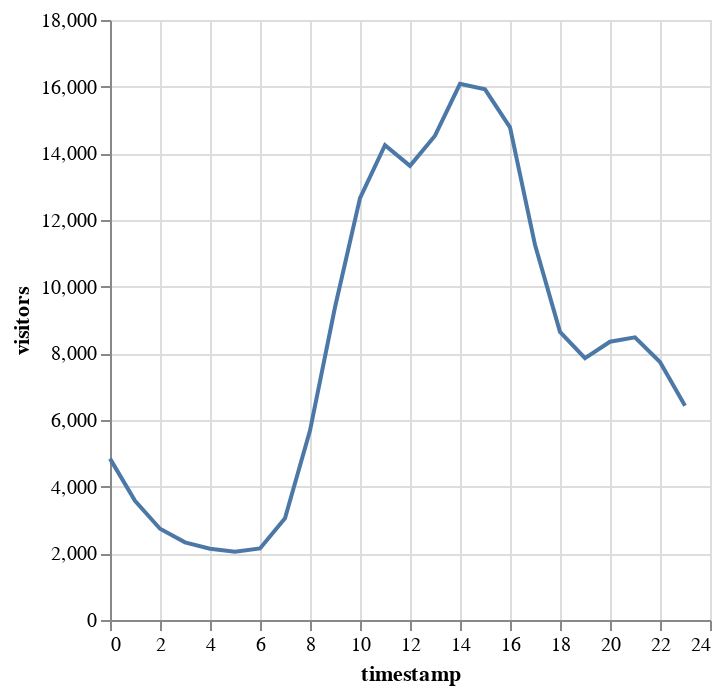

Notebook code cell kept with this figure:
### Markdown cell above
#### Doing aggregation using Pandas instead

### Code cell
per_hour_of_day = pageviews.groupby(pageviews.timestamp.dt.hour).sum().reset_index()

alt.Chart(per_hour_of_day).mark_line().encode(
    x= 'timestamp:Q',
    y = 'visitors:Q'
)

### Figure 1 — Vega specification as saved in the notebook (floating-point values rounded to 4 significant figures)
{"$schema": "https://vega.github.io/schema/vega/v5.json", "data": [{"name": "source_0", "values": [{"timestamp": 0, "visitors": 4841}, {"timestamp": 1, "visitors": 3578}, {"timestamp": 2, "visitors": 2738}, {"timestamp": 3, "visitors": 2330}, {"timestamp": 4, "visitors": 2137}, {"timestamp": 5, "visitors": 2046}, {"timestamp": 6, "visitors": 2146}, {"timestamp": 7, "visitors": 3054}, {"timestamp": 8, "visitors": 5682}, {"timestamp": 9, "visitors": 9382}, {"timestamp": 10, "visitors": 12655}, {"timestamp": 11, "visitors": 14246}, {"timestamp": 12, "visitors": 13623}, {"timestamp": 13, "visitors": 14529}, {"timestamp": 14, "visitors": 16084}, {"timestamp": 15, "visitors": 15919}, {"timestamp": 16, "visitors": 14781}, {"timestamp": 17, "visitors": 11256}, {"timestamp": 18, "visitors": 8643}, {"timestamp": 19, "visitors": 7855}, {"timestamp": 20, "visitors": 8347}, {"timestamp": 21, "visitors": 8479}, {"timestamp": 22, "visitors": 7737}, {"timestamp": 23, "visitors": 6426}]}, {"name": "source_0_x_domain_timestamp", "values": [{"min": 0, "max": 23}]}, {"name": "source_0_y_domain_visitors", "values": [{"min": 2046, "max": 16084}]}], "marks": [{"type": "line", "name": "marks", "from": {"data": "source_0"}, "sort": {"field": "datum[\"timestamp\"]"}, "encode": {"update": {"stroke": {"value": "#4c78a8"}, "x": {"field": "timestamp", "scale": "x"}, "description": {"signal": "\"timestamp: \" + (format(datum[\"timestamp\"], \"\")) + \"; visitors: \" + (format(datum[\"visitors\"], \"\"))"}, "y": {"field": "visitors", "scale": "y"}, "defined": {"signal": "isValid(datum[\"timestamp\"]) && isFinite(+datum[\"timestamp\"]) && isValid(datum[\"visitors\"]) && isFinite(+datum[\"visitors\"])"}}}, "style": ["line"]}], "scales": [{"name": "x", "type": "linear", "domain": [{"signal": "(data(\"source_0_x_domain_timestamp\")[0] || {}).min"}, {"signal": "(data(\"source_0_x_domain_timestamp\")[0] || {}).max"}], "range": [0, {"signal": "width"}], "nice": true, "zero": false}, {"name": "y", "type": "linear", "domain": [{"signal": "(data(\"source_0_y_domain_visitors\")[0] || {}).min"}, {"signal": "(data(\"source_0_y_domain_visitors\")[0] || {}).max"}], "range": [{"signal": "height"}, 0], "nice": true, "zero": true}], "axes": [{"scale": "x", "aria": false, "minExtent": 0, "ticks": false, "grid": true, "domain": false, "maxExtent": 0, "zindex": 0, "gridScale": "y", "orient": "bottom", "tickCount": {"signal": "ceil(width/40)"}, "labels": false}, {"scale": "y", "gridScale": "x", "labels": false, "grid": true, "maxExtent": 0, "orient": "left", "minExtent": 0, "tickCount": {"signal": "ceil(height/40)"}, "ticks": false, "zindex": 0, "aria": false, "domain": false}, {"scale": "x", "labelFlush": true, "tickCount": {"signal": "ceil(width/40)"}, "grid": false, "zindex": 0, "title": "timestamp", "labelOverlap": true, "orient": "bottom"}, {"scale": "y", "tickCount": {"signal": "ceil(height/40)"}, "labelOverlap": true, "zindex": 0, "grid": false, "orient": "left", "title": "visitors"}], "padding": 5, "width": 300, "height": 300, "style": "cell", "background": "white"}
